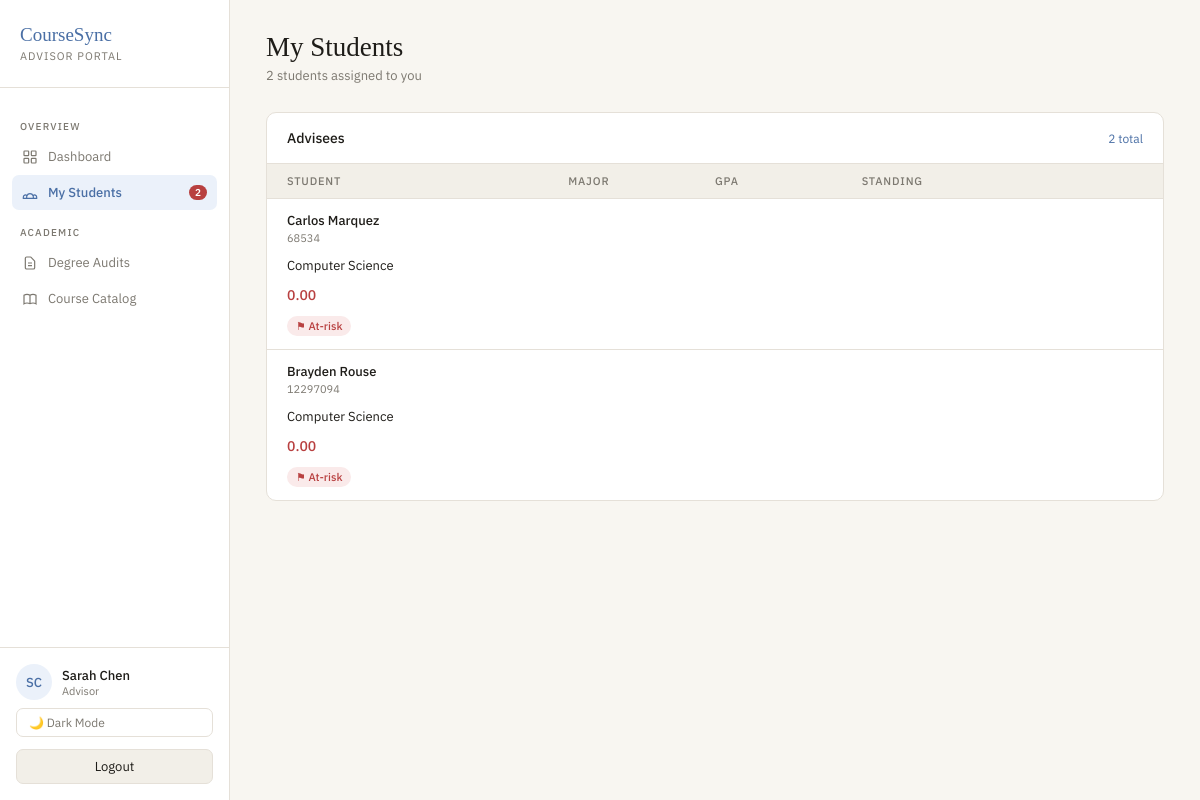
/advisor/students/ (signed in), run on an earlier commit of the app's database.
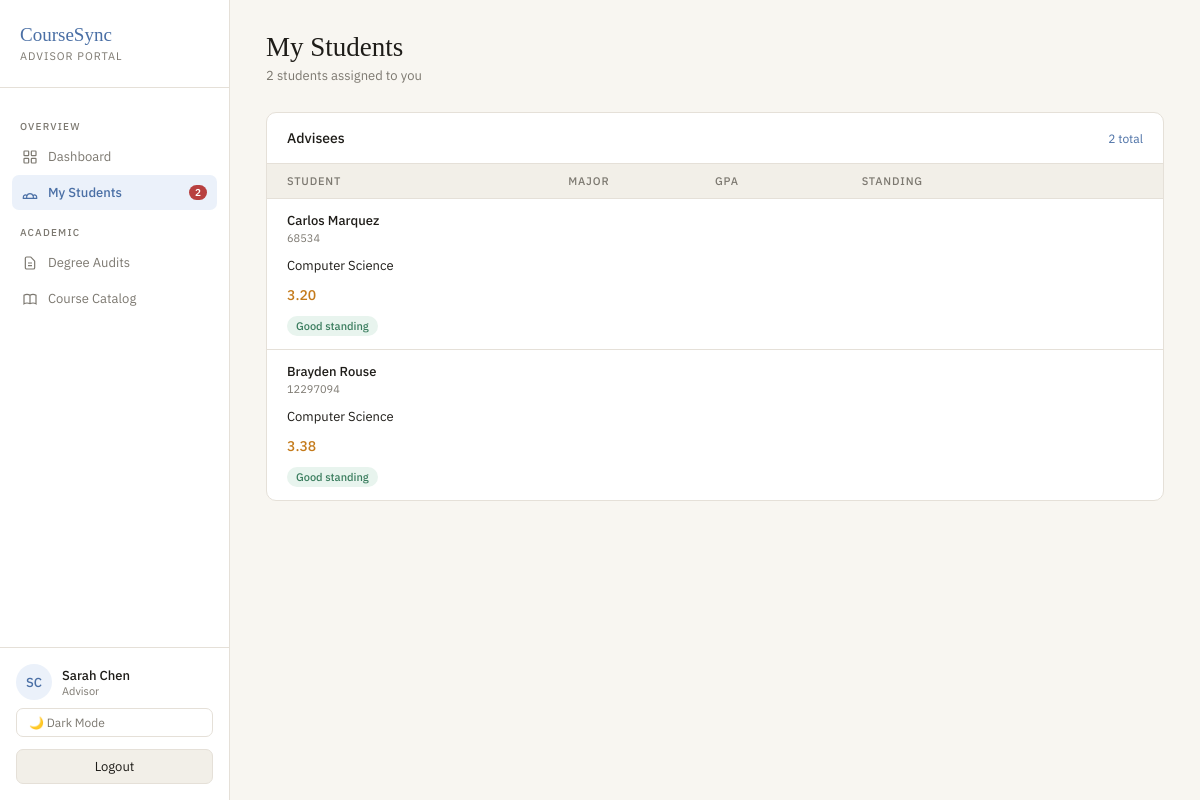
And on a later commit of the database.
### academics/models.py (models this page shows, shortened)
class StudentProfile(models.Model):
    user = models.OneToOneField(User, on_delete=models.CASCADE, related_name="student_profile")
    major = models.CharField(max_length=100)
    gpa = models.DecimalField(max_digits=3, decimal_places=2, default=0.00)
    advisor = models.ForeignKey(
        User,
        on_delete=models.SET_NULL,
        null=True,
        blank=True,
        related_name="advisees",
        limit_choices_to={"role": "advisor"},
    )

### accounts/models.py (models this page shows, shortened)
class User(AbstractUser):
    class Roles(models.TextChoices):
        STUDENT = "student", "Student"
        TA = "ta", "Teaching Assistant"
        PROFESSOR = "professor", "Professor"
        ADVISOR = "advisor", "Advisor"
        REGISTRAR = "registrar", "Registrar"
        SYSADMIN = "sysadmin", "System Admin"
    role = models.CharField(max_length=20, choices=Roles.choices)
    university_id = models.CharField(max_length=20, unique=True, null=True, blank=True)

### academics/views.py (the view)
# urls.py: path("advisor/students/", advisor_students, name="advisor_students"),
@login_required
@role_required("advisor")
def advisor_students(request):
    advisees = (
        StudentProfile.objects.filter(advisor=request.user)
        .select_related("user")
        .order_by("user__last_name", "user__first_name")
    )
    return render(request, "advisor_students.html", {"advisees": advisees})

### templates/advisor_students.html (shortened to what the changed rows need)
{% load static %}
<!DOCTYPE html>
<html lang="en" data-theme="{{ request.session.theme|default:'light' }}">
<head>
  <link rel="stylesheet" href="{% static 'css/advisor.css' %}">
</head>
<body>
<div class="shell">
  <main class="main">
    <div class="card">
      {% if advisees %}
      {% for advisee in advisees %}
      <a class="student-row" href="{% url 'student_detail' advisee.user.id %}" style="text-decoration:none;display:grid;grid-template-columns:inherit;color:inherit">
        <div>
          <div class="stu-name">{{ advisee.user.get_full_name|default:advisee.user.username }}</div>
          <div class="stu-major">{{ advisee.user.university_id|default:"—" }}</div>
        </div>
        <div style="font-size:13px">{{ advisee.major|default:"—" }}</div>
        <div class="gpa-val {% if advisee.gpa >= 3.5 %}gpa-good{% elif advisee.gpa >= 2.0 %}gpa-mid{% else %}gpa-low{% endif %}">
          {{ advisee.gpa }}
        </div>
        <div>
          {% if advisee.gpa >= 3.5 %}
            <span class="flag-pill pill-green">Dean's List</span>
          {% elif advisee.gpa >= 2.0 %}
            <span class="flag-pill pill-green">Good standing</span>
          {% else %}
            <span class="flag-pill pill-red">⚑ At-risk</span>
          {% endif %}
        </div>
      </a>
      {% endfor %}
      {% else %}
      <div style="padding:32px;color:var(--muted);font-size:13px;text-align:center">No students are currently assigned to you.</div>
      {% endif %}
    </div>
  </main>
</div>
</body>
</html>

What changed in the data, as far as the page shows it:
changed StudentProfile "Carlos Marquez": gpa "0.00" → "3.20"; gpa "⚑ At-risk" → "Good standing"
changed StudentProfile "Brayden Rouse": gpa "0.00" → "3.38"; gpa "⚑ At-risk" → "Good standing"
